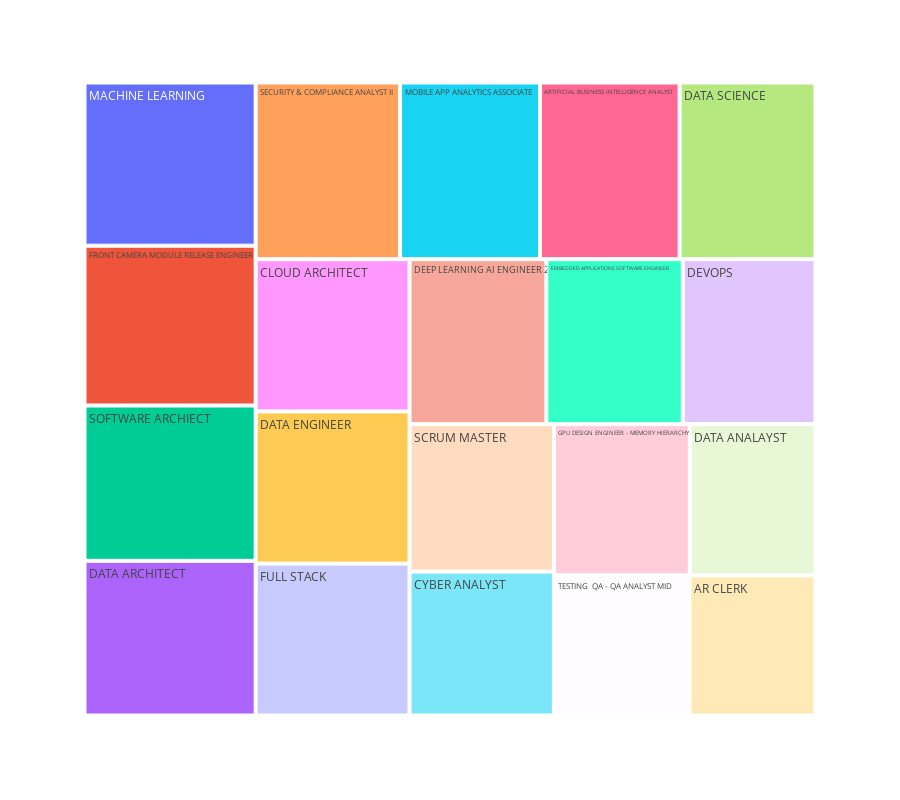

Notebook code for this chart:
### Markdown cell above
### Treemap

### Code cell
plot_treemap(current_dfs)

### Figure 1 — Plotly figure (JSON) as saved in the notebook; plotly's stock layout.template omitted (floating-point values rounded to 4 significant figures)
{"data": [{"branchvalues": "total", "domain": {"x": [0, 1], "y": [0, 1]}, "hovertemplate": "labels=%{label}<br>Salary=%{value}<br>parent=%{parent}<br>id=%{id}<extra></extra>", "ids": ["AR CLERK", "ARTIFICIAL BUSINESS INTELLIGENCE ANALYST", "CLOUD ARCHITECT", "CYBER ANALYST", "DATA ANALAYST", "DATA ARCHITECT", "DATA ENGINEER", "DATA SCIENCE", "DEEP LEARNING AI ENGINEER 2", "DEVOPS", "EMBEDDED APPLICATIONS SOFTWARE ENGINEER", "FRONT CAMERA MODULE RELEASE ENGINEER", "FULL STACK", "GPU DESIGN ENGINEER - MEMORY HIERARCHY", "MACHINE LEARNING", "MOBILE APP ANALYTICS ASSOCIATE", "SCRUM MASTER", "SECURITY &amp; COMPLIANCE ANALYST II", "SOFTWARE ARCHIECT", "TESTING  QA - QA ANALYST MID"], "labels": ["AR CLERK", "ARTIFICIAL BUSINESS INTELLIGENCE ANALYST", "CLOUD ARCHITECT", "CYBER ANALYST", "DATA ANALAYST", "DATA ARCHITECT", "DATA ENGINEER", "DATA SCIENCE", "DEEP LEARNING AI ENGINEER 2", "DEVOPS", "EMBEDDED APPLICATIONS SOFTWARE ENGINEER", "FRONT CAMERA MODULE RELEASE ENGINEER", "FULL STACK", "GPU DESIGN ENGINEER - MEMORY HIERARCHY", "MACHINE LEARNING", "MOBILE APP ANALYTICS ASSOCIATE", "SCRUM MASTER", "SECURITY &amp; COMPLIANCE ANALYST II", "SOFTWARE ARCHIECT", "TESTING  QA - QA ANALYST MID"], "name": "", "parents": ["", "", "", "", "", "", "", "", "", "", "", "", "", "", "", "", "", "", "", ""], "type": "treemap", "values": [80690.0, 112700.0, 107000.0, 94910.0, 86850.0, 121000.0, 107000.0, 109700.0, 103100.0, 100000.0, 102800.0, 124900.0, 106800.0, 93880.0, 127600.0, 112900.0, 97300.0, 116500.0, 121500.0, 86850.0]}], "layout": {"height": 800, "legend": {"tracegroupgap": 0}, "margin": {"t": 60}}}
